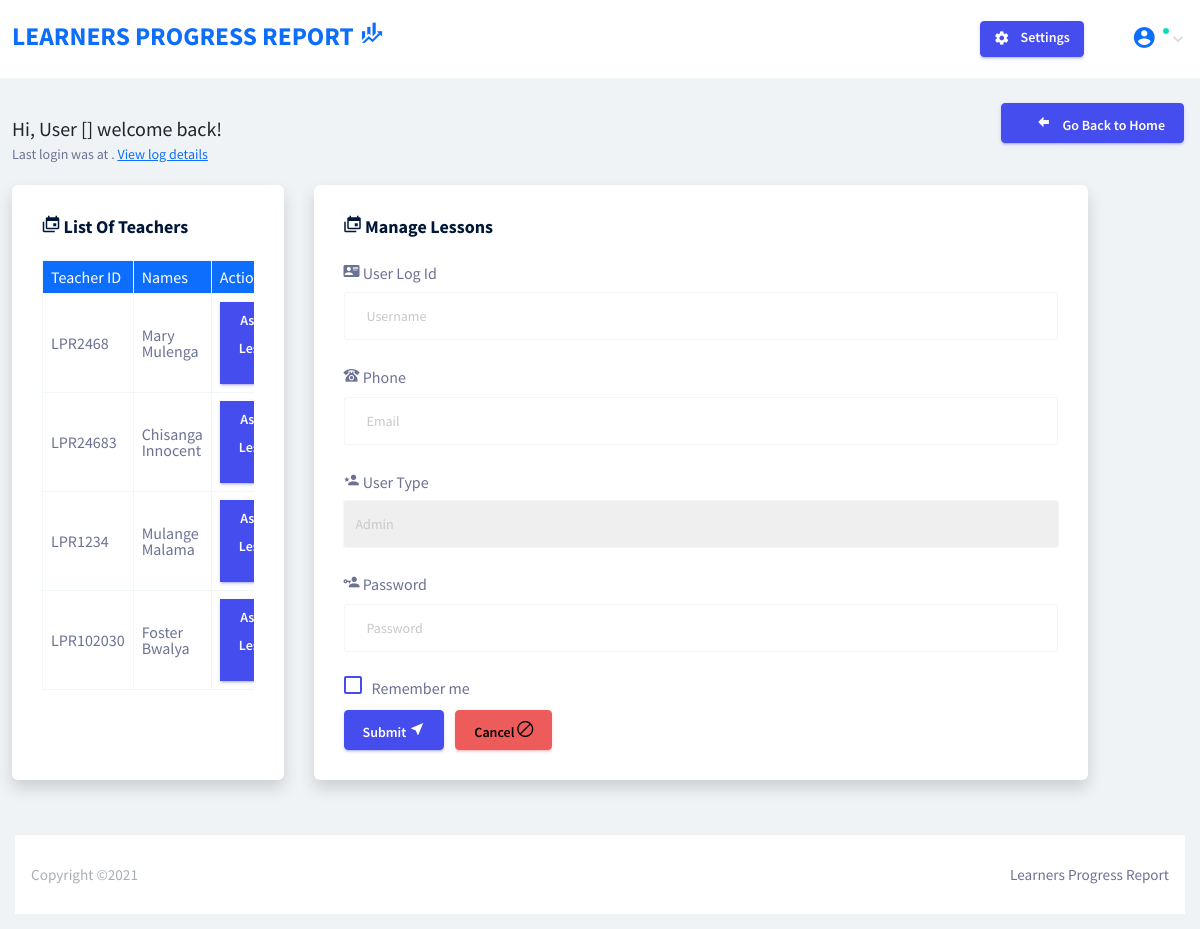
Screenshot of /template/pages/forms/manage_lessons.php (signed in) with the database file from the repository.
### tables this page shows
CREATE TABLE IF NOT EXISTS `users` (
  `user_id` int(11) NOT NULL AUTO_INCREMENT,
  `user_log_id` varchar(255) NOT NULL,
  `fullnames` varchar(255) NOT NULL,
  `phone` varchar(255) NOT NULL,
  `password` varchar(255) NOT NULL,
  `user_type` varchar(255) NOT NULL,
  `status` varchar(20) NOT NULL,
  PRIMARY KEY (`user_id`)
);

### template/pages/forms/manage_lessons.php (the view, shortened to what this page needs)
<?php
  require "../../processing/db_config.php";
  if (!$_SESSION['userid']) {
    header("location: ../index.php?login=you_nned_to_login");
  }else{
  $user = $_SESSION['user_log_id'];
  $get_time = mysqli_query($conn_db, "SELECT * FROM logs WHERE user_id = '$user' ORDER BY logid ASC");
  $log_row = mysqli_fetch_array($get_time);
?>
<!DOCTYPE html>
<html lang="en">
  <head>
  <link rel="stylesheet" href="../../vendors/mdi/css/materialdesignicons.min.css">
  <link rel="stylesheet" href="../../vendors/base/vendor.bundle.base.css">
  <link rel="stylesheet" href="../../vendors/select2/select2.min.css">
  <link rel="stylesheet" href="../../vendors/select2-bootstrap-theme/select2-bootstrap.min.css">
  <link rel="stylesheet" href="../../css/style.css">
  </head>
  <body>
    <div class="container-scroller">
    <div class="horizontal-menu">
      <nav class="navbar top-navbar col-lg-12 col-12 p-0">
        <div class="container-fluid">
          <div class="navbar-menu-wrapper d-flex align-items-center justify-content-between">
              <div class="text-center navbar-brand-wrapper d-flex align-items-center justify-content-center">
                  <h3 class="text-primary text-uppercase" style="font-weight: bold; font-size: 25.5px;"> Learners Progress Report  <i class="mdi mdi-finance"></i></h3>
              </div>
              <ul class="navbar-nav navbar-nav-right">
                  <li class="nav-item dropdown d-lg-flex d-none">
                  <button type="button" class="btn btn-primary btn-sm"><i class="mdi mdi-settings text-white"></i> Settings</button>
                </li>
                <li class="nav-item nav-profile dropdown">
                  <a class="nav-link dropdown-toggle" href="#" data-bs-toggle="dropdown" id="profileDropdown">
                    <span class="online-status"></span>
                    <i class="mdi mdi-account-circle text-primary" style="font-size: 25px;"></i>
                  </a>
                </li>
            </ul>
          </div>
        </div>
      </nav>
    </div>
		<div class="container-fluid page-body-wrapper">
			<div class="main-panel">
				<div class="content-wrapper">
					<div class="row">
						<div class="col-sm-6 mb-4 mb-xl-0">
							<div class="d-lg-flex align-items-center">
								<div class="py-3">
									<h3 class="text-dark font-weight-bold mb-2">Hi, User [<?php echo $_SESSION['user_log_id']; ?>] welcome back!</h3>
									<h6 class="font-weight-normal mb-2">Last login was at <?php echo $log_row['log_time'];  ?>. <a href="#">View log details</a></h6>
								</div>
							</div>
						</div>
						<div class="col-sm-6">
							<div class="d-flex align-items-center justify-content-md-end">
								<div class="pe-1 mb-3 mb-xl-0">
										<a href="../../index.php" type="button" class="btn btn-primary btn-icon-text">
                      <i class="mdi mdi-arrow-left-bold btn-icon-append p-2"></i>
											Go Back to Home
									</a>
								</div>
							</div>
						</div>
					</div>
					<div class="row">
            <div class="col-md-3 grid-margin stretch-card">
              <div class="card shadow">
                <div class="card-body">
                  <h4 class="card-title"><i class="mdi mdi-calendar-multiple"></i> List of Teachers </h4>
                  <div class="table-responsive" style="height: 30rem;">
                    <table class="table table-bordered table-hover">
                    <thead class="bg-primary text-white">
                      <tr>
                        <th>Teacher ID</th>
                        <th>Names</th>
                        <th>Actions</th>
                      </tr>
                    </thead>
                    <tbody>
                      <?php
                             require "../../processing/db_config.php";
                             $get_teachers = "SELECT * FROM users";
                               $query_get_teachers = mysqli_query($conn_db, $get_teachers);
                             if ($query_get_teachers) {
                               if (mysqli_num_rows($query_get_teachers) == null || mysqli_num_rows($query_get_teachers) == 0) {
                                 echo '<tr>
                                      <td>Empty</td>
                                      <td>Empty</td>
                                      <td>
                                      Empty
                                      Empty
                                    </td>
                                    </tr>';
                               }else{
                                while ($row_get_teachers = mysqli_fetch_array($query_get_teachers)) {
                                 echo '<tr>
                                      <td>'.$row_get_teachers["user_log_id"].'</td>
                                       <td>'.$row_get_teachers["fullnames"].'</td>
                                      <td>';
                                  echo '<button value="'.$row_get_teachers["user_log_id"].'" class="btn btn-primary rounded-0">Assign a Lesson <i class="mdi mdi-plus"></i></button>
                                    </td>
                                    </tr>';
                               }
                               }
                             }else{
                              echo "Error :".mysqli_error($conn_db);
                             }
                            ?>
                    </tbody>
                  </table>
                  </div>
                </div>
              </div>
            </div>
            <div class="col-md-8 grid-margin stretch-card">
              <div class="card shadow">
                <div class="card-body">
                  <h4 class="card-title"><i class="mdi mdi-calendar-multiple"></i> Manage Lessons </h4>
                  <form class="form">
                    <div class="form-group">
                      <label for="input-group-append"><i class="mdi mdi-account-card-details"></i> User Log Id</label>
                      <input type="text" class="form-control"  placeholder="Username">
                    </div>
                    <div class="form-group">
                      <label for="exampleInputEmail1"><i class="mdi mdi-phone-classic"></i> Phone</label>
                      <input type="text" class="form-control" id="exampleInputEmail1" placeholder="Email">
                    </div>
                    <div class="form-group">
                      <label for="exampleInputPassword1"><i class="mdi mdi-account-star"></i> User Type</label>
                      <select class="form-control py-3">
                        <option>Admin</option>
                      </select>
                    </div>
                    <div class="form-group">
                      <label for="exampleInputConfirmPassword1"><i class="mdi mdi-account-key"></i> Password</label>
                      <input type="password" class="form-control" id="exampleInputConfirmPassword1" placeholder="Password">
                    </div>
                    <div class="form-check form-check-flat form-check-primary">
                      <label class="form-check-label">
                        Remember me
                      </label>
                    </div>
                    <button type="submit" class="btn btn-primary me-2">Submit <i class="mdi mdi-near-me"></i></button>
                    <button class="btn btn-danger">Cancel <i class="mdi mdi-block-helper"></i></button>
                  </form>
                </div>
              </div>
            </div>
          </div>
				</div>
				<footer class="footer">
          <div class="footer-wrap">
            <div class="d-sm-flex justify-content-center justify-content-sm-between">
              <span class="text-muted text-center text-sm-left d-block d-sm-inline-block">Copyright ©</a>2021</span>
              <span class="float-none float-sm-right d-block mt-1 mt-sm-0 text-center">Learners Progress Report</span>
            </div>
          </div>
        </footer>
			</div>
		</div>
    </div>
  </body>
</html>
<?php
  }
?>

### rows the page displays
users: user_log "LPR2468", fullnames "Mary Mulenga"
users: user_log "LPR24683", fullnames "Chisanga Innocent"
users: user_log "LPR1234", fullnames "Mulange Malama"
users: user_log "LPR102030", fullnames "Foster Bwalya"
